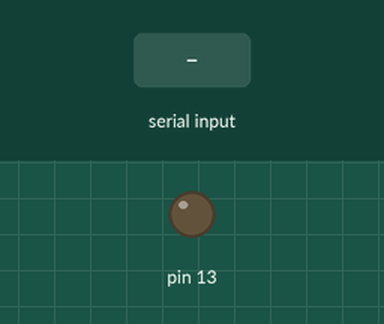
This sketch was run on a simulated Arduino Uno, built with avr-gcc and run on an emulated ATmega328P. On the bench: output pins drawn as LEDs (lit = HIGH). The inputs (shaded band) are chosen by the test bench.

Above: at 1.2 s.
1.3 s: "1" received over Serial
At 2.2 s:
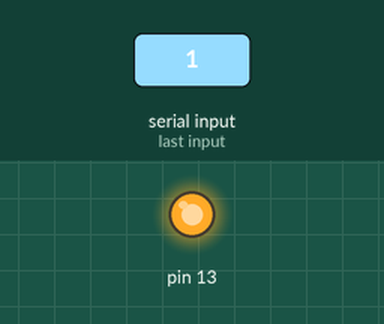
Timing chart, 0 to 4.3 s (numbered marks = the images above; inputs shaded):
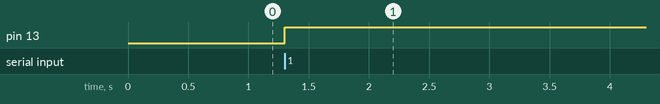

The sketch:

eeg.ino.ino
```cpp
int ledState = LOW;

void setup() {
  pinMode(13, OUTPUT);
  Serial.begin(9600);
}

void loop() {
  if (Serial.available() > 0) {
    char data = Serial.read();

    if (data == '1') {
      ledState = !ledState;   // TOGGLE LED
      digitalWrite(13, ledState);
    }
  }
}
```

Measured:
- after the input at 1.3 s, pin 13: LOW → HIGH at once
